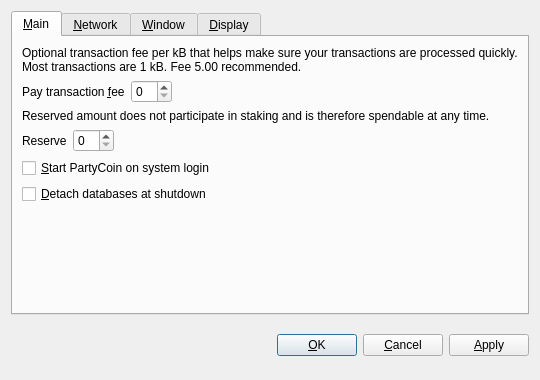
<?xml version="1.0" encoding="UTF-8"?>
<ui version="4.0">
 <class>OptionsDialog</class>
 <widget class="QDialog" name="OptionsDialog">
  <property name="geometry">
   <rect>
    <x>0</x>
    <y>0</y>
    <width>540</width>
    <height>380</height>
   </rect>
  </property>
  <property name="windowTitle">
   <string>Options</string>
  </property>
  <property name="modal">
   <bool>true</bool>
  </property>
  <layout class="QVBoxLayout" name="verticalLayout">
   <item>
    <widget class="QTabWidget" name="tabWidget">
     <property name="tabPosition">
      <enum>QTabWidget::North</enum>
     </property>
     <property name="currentIndex">
      <number>0</number>
     </property>
     <widget class="QWidget" name="tabMain">
      <attribute name="title">
       <string>&amp;Main</string>
      </attribute>
      <layout class="QVBoxLayout" name="verticalLayout_Main">
       <item>
        <widget class="QLabel" name="transactionFeeInfoLabel">
         <property name="text">
          <string>Optional transaction fee per kB that helps make sure your transactions are processed quickly. Most transactions are 1 kB. Fee 5.00 recommended.</string>
         </property>
         <property name="textFormat">
          <enum>Qt::PlainText</enum>
         </property>
         <property name="wordWrap">
          <bool>true</bool>
         </property>
        </widget>
       </item>
       <item>
        <layout class="QHBoxLayout" name="horizontalLayoutFee">
         <item>
          <widget class="QLabel" name="transactionFeeLabel">
           <property name="text">
            <string>Pay transaction &amp;fee</string>
           </property>
           <property name="textFormat">
            <enum>Qt::PlainText</enum>
           </property>
           <property name="buddy">
            <cstring>transactionFee</cstring>
           </property>
          </widget>
         </item>
         <item>
          <widget class="BitcoinAmountField" name="transactionFee"/>
         </item>
         <item>
          <spacer name="horizontalSpacerFee">
           <property name="orientation">
            <enum>Qt::Horizontal</enum>
           </property>
           <property name="sizeHint" stdset="0">
            <size>
             <width>40</width>
             <height>20</height>
            </size>
           </property>
          </spacer>
         </item>
        </layout>
       </item>
       <item>
        <widget class="QLabel" name="reserveBalanceInfoLabel">
         <property name="text">
          <string>Reserved amount does not participate in staking and is therefore spendable at any time.</string>
         </property>
         <property name="textFormat">
          <enum>Qt::PlainText</enum>
         </property>
         <property name="wordWrap">
          <bool>true</bool>
         </property>
        </widget>
       </item>
       <item>
        <layout class="QHBoxLayout" name="horizontalLayoutReserveBalance">
         <item>
          <widget class="QLabel" name="reserveBalanceLabel">
           <property name="text">
            <string>Reserve</string>
           </property>
           <property name="textFormat">
            <enum>Qt::PlainText</enum>
           </property>
           <property name="buddy">
            <cstring>reserveBalance</cstring>
           </property>
          </widget>
         </item>
         <item>
          <widget class="BitcoinAmountField" name="reserveBalance"/>
         </item>
         <item>
          <spacer name="horizontalSpacerReserveBalance">
           <property name="orientation">
            <enum>Qt::Horizontal</enum>
           </property>
           <property name="sizeHint" stdset="0">
            <size>
             <width>40</width>
             <height>20</height>
            </size>
           </property>
          </spacer>
         </item>
        </layout>
       </item>
       <item>
        <widget class="QCheckBox" name="bitcoinAtStartup">
         <property name="toolTip">
          <string>Automatically start PartyCoin after logging in to the system.</string>
         </property>
         <property name="text">
          <string>&amp;Start PartyCoin on system login</string>
         </property>
        </widget>
       </item>
       <item>
        <widget class="QCheckBox" name="detachDatabases">
         <property name="toolTip">
          <string>Detach block and address databases at shutdown. This means they can be moved to another data directory, but it slows down shutdown. The wallet is always detached.</string>
         </property>
         <property name="text">
          <string>&amp;Detach databases at shutdown</string>
         </property>
        </widget>
       </item>
       <item>
        <spacer name="verticalSpacer_Main">
         <property name="orientation">
          <enum>Qt::Vertical</enum>
         </property>
         <property name="sizeHint" stdset="0">
          <size>
           <width>20</width>
           <height>40</height>
          </size>
         </property>
        </spacer>
       </item>
      </layout>
     </widget>
     <widget class="QWidget" name="tabNetwork">
      <attribute name="title">
       <string>&amp;Network</string>
      </attribute>
      <layout class="QVBoxLayout" name="verticalLayout_Network">
       <item>
        <widget class="QCheckBox" name="mapPortUpnp">
         <property name="toolTip">
          <string>Automatically open the PartyCoin client port on the router. This only works when your router supports UPnP and it is enabled.</string>
         </property>
         <property name="text">
          <string>Map port using &amp;UPnP</string>
         </property>
        </widget>
       </item>
       <item>
        <widget class="QCheckBox" name="connectSocks">
         <property name="toolTip">
          <string>Connect to the PartyCoin network through a SOCKS proxy (e.g. when connecting through Tor).</string>
         </property>
         <property name="text">
          <string>&amp;Connect through SOCKS proxy:</string>
         </property>
        </widget>
       </item>
       <item>
        <layout class="QHBoxLayout" name="horizontalLayout_Network">
         <item>
          <widget class="QLabel" name="proxyIpLabel">
           <property name="text">
            <string>Proxy &amp;IP:</string>
           </property>
           <property name="textFormat">
            <enum>Qt::PlainText</enum>
           </property>
           <property name="buddy">
            <cstring>proxyIp</cstring>
           </property>
          </widget>
         </item>
         <item>
          <widget class="QValidatedLineEdit" name="proxyIp">
           <property name="maximumSize">
            <size>
             <width>140</width>
             <height>16777215</height>
            </size>
           </property>
           <property name="toolTip">
            <string>IP address of the proxy (e.g. 127.0.0.1)</string>
           </property>
          </widget>
         </item>
         <item>
          <widget class="QLabel" name="proxyPortLabel">
           <property name="text">
            <string>&amp;Port:</string>
           </property>
           <property name="textFormat">
            <enum>Qt::PlainText</enum>
           </property>
           <property name="buddy">
            <cstring>proxyPort</cstring>
           </property>
          </widget>
         </item>
         <item>
          <widget class="QLineEdit" name="proxyPort">
           <property name="maximumSize">
            <size>
             <width>55</width>
             <height>16777215</height>
            </size>
           </property>
           <property name="toolTip">
            <string>Port of the proxy (e.g. 9050)</string>
           </property>
          </widget>
         </item>
         <item>
          <widget class="QLabel" name="socksVersionLabel">
           <property name="text">
            <string>SOCKS &amp;Version:</string>
           </property>
           <property name="textFormat">
            <enum>Qt::PlainText</enum>
           </property>
           <property name="buddy">
            <cstring>socksVersion</cstring>
           </property>
          </widget>
         </item>
         <item>
          <widget class="QValueComboBox" name="socksVersion">
           <property name="toolTip">
            <string>SOCKS version of the proxy (e.g. 5)</string>
           </property>
          </widget>
         </item>
         <item>
          <spacer name="horizontalSpacer_Network">
           <property name="orientation">
            <enum>Qt::Horizontal</enum>
           </property>
           <property name="sizeHint" stdset="0">
            <size>
             <width>40</width>
             <height>20</height>
            </size>
           </property>
          </spacer>
         </item>
        </layout>
       </item>
       <item>
        <spacer name="verticalSpacer_Network">
         <property name="orientation">
          <enum>Qt::Vertical</enum>
         </property>
         <property name="sizeHint" stdset="0">
          <size>
           <width>20</width>
           <height>40</height>
          </size>
         </property>
        </spacer>
       </item>
      </layout>
     </widget>
     <widget class="QWidget" name="tabWindow">
      <attribute name="title">
       <string>&amp;Window</string>
      </attribute>
      <layout class="QVBoxLayout" name="verticalLayout_Window">
       <item>
        <widget class="QCheckBox" name="minimizeToTray">
         <property name="toolTip">
          <string>Show only a tray icon after minimizing the window.</string>
         </property>
         <property name="text">
          <string>&amp;Minimize to the tray instead of the taskbar</string>
         </property>
        </widget>
       </item>
       <item>
        <widget class="QCheckBox" name="minimizeOnClose">
         <property name="toolTip">
          <string>Minimize instead of exit the application when the window is closed. When this option is enabled, the application will be closed only after selecting Quit in the menu.</string>
         </property>
         <property name="text">
          <string>M&amp;inimize on close</string>
         </property>
        </widget>
       </item>
       <item>
        <spacer name="verticalSpacer_Window">
         <property name="orientation">
          <enum>Qt::Vertical</enum>
         </property>
         <property name="sizeHint" stdset="0">
          <size>
           <width>20</width>
           <height>40</height>
          </size>
         </property>
        </spacer>
       </item>
      </layout>
     </widget>
     <widget class="QWidget" name="tabDisplay">
      <attribute name="title">
       <string>&amp;Display</string>
      </attribute>
      <layout class="QVBoxLayout" name="verticalLayout_Display">
       <item>
        <layout class="QHBoxLayout" name="horizontalLayout_1_Display">
         <item>
          <widget class="QLabel" name="langLabel">
           <property name="text">
            <string>User Interface &amp;language:</string>
           </property>
           <property name="textFormat">
            <enum>Qt::PlainText</enum>
           </property>
           <property name="buddy">
            <cstring>lang</cstring>
           </property>
          </widget>
         </item>
         <item>
          <widget class="QValueComboBox" name="lang">
           <property name="toolTip">
            <string>The user interface language can be set here. This setting will take effect after restarting PartyCoin.</string>
           </property>
          </widget>
         </item>
        </layout>
       </item>
       <item>
        <layout class="QHBoxLayout" name="horizontalLayout_2_Display">
         <item>
          <widget class="QLabel" name="unitLabel">
           <property name="text">
            <string>&amp;Unit to show amounts in:</string>
           </property>
           <property name="textFormat">
            <enum>Qt::PlainText</enum>
           </property>
           <property name="buddy">
            <cstring>unit</cstring>
           </property>
          </widget>
         </item>
         <item>
          <widget class="QValueComboBox" name="unit">
           <property name="toolTip">
            <string>Choose the default subdivision unit to show in the interface and when sending coins.</string>
           </property>
          </widget>
         </item>
        </layout>
       </item>
       <item>
        <widget class="QCheckBox" name="displayAddresses">
         <property name="toolTip">
          <string>Whether to show PartyCoin addresses in the transaction list or not.</string>
         </property>
         <property name="text">
          <string>&amp;Display addresses in transaction list</string>
         </property>
        </widget>
       </item>
       <item>
        <widget class="QCheckBox" name="coinControlFeatures">
         <property name="toolTip">
          <string>Whether to show coin control features or not.</string>
         </property>
         <property name="text">
          <string>Display coin &amp;control features (experts only!)</string>
         </property>
        </widget>
       </item>
       <item>
        <spacer name="verticalSpacer_Display">
         <property name="orientation">
          <enum>Qt::Vertical</enum>
         </property>
         <property name="sizeHint" stdset="0">
          <size>
           <width>20</width>
           <height>40</height>
          </size>
         </property>
        </spacer>
       </item>
      </layout>
     </widget>
    </widget>
   </item>
   <item>
    <layout class="QHBoxLayout" name="horizontalLayout_Buttons">
     <item>
      <spacer name="horizontalSpacer_1">
       <property name="orientation">
        <enum>Qt::Horizontal</enum>
       </property>
       <property name="sizeHint" stdset="0">
        <size>
         <width>40</width>
         <height>48</height>
        </size>
       </property>
      </spacer>
     </item>
     <item>
      <widget class="QLabel" name="statusLabel">
       <property name="font">
        <font>
         <weight>75</weight>
         <bold>true</bold>
        </font>
       </property>
       <property name="text">
        <string/>
       </property>
       <property name="textFormat">
        <enum>Qt::PlainText</enum>
       </property>
       <property name="wordWrap">
        <bool>true</bool>
       </property>
      </widget>
     </item>
     <item>
      <spacer name="horizontalSpacer_2">
       <property name="orientation">
        <enum>Qt::Horizontal</enum>
       </property>
       <property name="sizeHint" stdset="0">
        <size>
         <width>40</width>
         <height>48</height>
        </size>
       </property>
      </spacer>
     </item>
     <item>
      <widget class="QPushButton" name="okButton">
       <property name="text">
        <string>&amp;OK</string>
       </property>
      </widget>
     </item>
     <item>
      <widget class="QPushButton" name="cancelButton">
       <property name="text">
        <string>&amp;Cancel</string>
       </property>
       <property name="autoDefault">
        <bool>false</bool>
       </property>
      </widget>
     </item>
     <item>
      <widget class="QPushButton" name="applyButton">
       <property name="text">
        <string>&amp;Apply</string>
       </property>
       <property name="autoDefault">
        <bool>false</bool>
       </property>
      </widget>
     </item>
    </layout>
   </item>
  </layout>
 </widget>
 <customwidgets>
  <customwidget>
   <class>BitcoinAmountField</class>
   <extends>QSpinBox</extends>
   <header>bitcoinamountfield.h</header>
  </customwidget>
  <customwidget>
   <class>QValueComboBox</class>
   <extends>QComboBox</extends>
   <header>qvaluecombobox.h</header>
  </customwidget>
  <customwidget>
   <class>QValidatedLineEdit</class>
   <extends>QLineEdit</extends>
   <header>qvalidatedlineedit.h</header>
  </customwidget>
 </customwidgets>
 <resources/>
 <connections/>
</ui>
